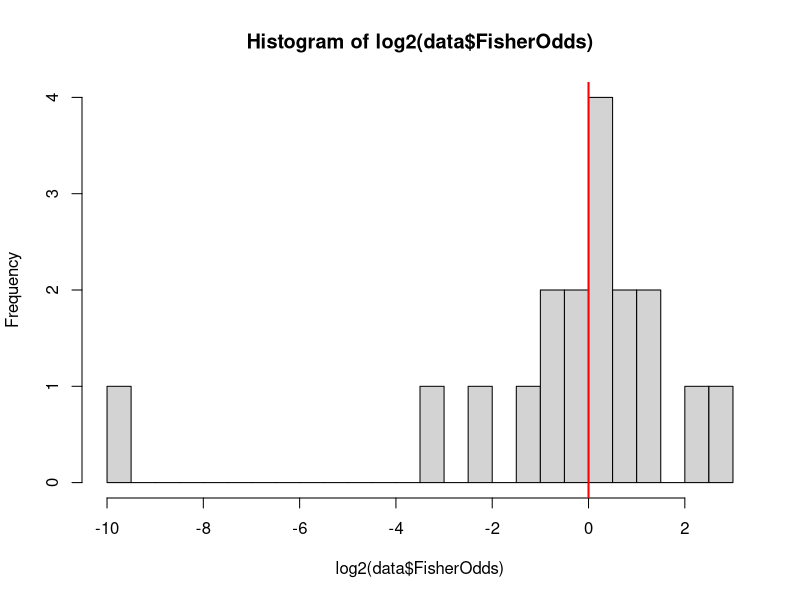
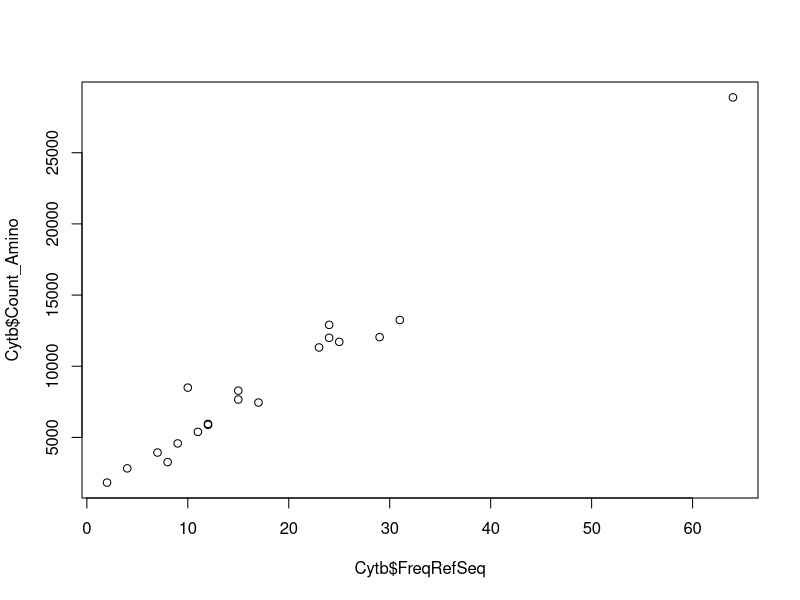

The R source for these figures, in order:
rm(list=ls(all=TRUE)) 

data = read.table("../../Body/1Raw/ComparativeSpeciesTriosFromDima/Pars_Subs.txt", sep = ' ', header = TRUE)
# I need to reformat this table and make it similar to this one: 3Results/Alima04.AsymmetryInCancers.12genes.txt
data$FirstAa = gsub(">(.*)",'',data$Substitution)
data$SecondAa = gsub("(.*)>",'',data$Substitution)

# from one letter to three letter code AA:
A = c("G","A","L","M","F","W","K","Q","E","S","P","V","I","C","Y","H","R","N","D","T","*")
AAA = c("Gly","Ala","Leu","Met","Phe","Trp","Lys","Gln","Glu","Ser","Pro","Val","Ile","Cys","Tyr","His","Arg","Asn","Asp","Thr","Stop")
AA = data.frame(A,AAA)

data = merge(data,AA, by.x = 'FirstAa', by.y = 'A')
data = data[,-c(names(data) == 'FirstAa')]
names(data)[names(data) == 'AAA'] <- 'FirstAa'

data = merge(data,AA, by.x = 'SecondAa', by.y = 'A')
data = data[,-c(names(data) == 'SecondAa')]
names(data)[names(data) == 'AAA'] <- 'SecondAa'
data = data[,-c(names(data) == 'AA')]
data$AaSubst = paste(data$FirstAa,data$SecondAa,sep = '>')
names(data)
data=data[names(data) %in% c('AaSubst','Frequency','Count_Amino')]

#### expectations
exp = read.table("../../Body/2Derived/ExpectedAaSubstitutionDirection20AA.txt", header = TRUE, sep = " ")
first = gsub(">(.*)",'',exp$ExpectedAminoAcidSubstBias)
second = gsub("(.*)>",'',exp$ExpectedAminoAcidSubstBias)
exp$UnexpAaSubst = paste(second,first,sep= '>')
VecOfUnexpAaSubst = exp$UnexpAaSubst
VecOfExpAaSubst = exp$ExpectedAminoAcidSubstBias

DataExp = data[data$AaSubst %in% VecOfExpAaSubst,]
names(DataExp)=c('ExpFreq','ExpAncestor','ExpAaSubst')
for (i in 1:nrow(DataExp)) {DataExp$AaPairId[i] = paste(sort(unlist(strsplit(DataExp$ExpAaSubst[i],'>'))),collapse = '>') }

DataUnexp = data[data$AaSubst %in% VecOfUnexpAaSubst,]
names(DataUnexp)=c('UnexpFreq','UnexpAncestor','UnexpAaSubst')
for (i in 1:nrow(DataUnexp)) {DataUnexp$AaPairId[i] = paste(sort(unlist(strsplit(DataUnexp$UnexpAaSubst[i],'>'))),collapse = '>') }

data = merge(DataExp,DataUnexp, by = 'AaPairId', all = TRUE)
data[is.na(data)] <-0

#### run fisher test:
for (i in 1:nrow(data))
{
X = rbind(c(data$ExpFreq[i],data$ExpAncestor[i]),c(data$UnexpFreq[i],data$UnexpAncestor[i]))
fisher = fisher.test(X)
data$FisherP[i] = fisher$p.value
data$FisherOdds[i] = as.numeric(fisher$estimate)
data$FisherConf1[i] = fisher$conf.int[1]
data$FisherConf2[i] = fisher$conf.int[2]
}

data = data[order(data$FisherOdds),]
data = data[data$UnexpAaSubst != 0 & data$ExpAaSubst != 0,]

summary(data$FisherOdds)
wilcox.test(data$FisherOdds, mu = 1) # p = 0.79
hist(log2(data$FisherOdds), breaks = 20) # p = 0.79
abline(v=0, col = 'red', lwd = 2)

#data$ExpFreq[i]/data$ExpAncestor[i] # 2.15    2.15/1.66 = 1.29
#data$UnexpFreq[i]/data$UnexpAncestor[i] # 1.66

#### strange results - no trend, but really different fluctuations (in both directions). probably, something is wrong with normalization?
### https://www.ncbi.nlm.nih.gov/nuccore/NC_012920
CytbHumanRefSeq = "MTPMRKTNPLMKLINHSFIDLPTPSNISAWWNFGSLLGACLILQITTGLFLAMHYSPDASTAFSSIAHITRDVNYGWIIRYLHANGASMFFICLFLHIGRGLYYGSFLYSETWNIGIILLLATMATAFMGYVLPWGQMSFWGATVITNLLSAIPYIGTDLVQWIWGGYSVDSPTLTRFFTFHFILPFIIAALATLHLLFLHETGSNNPLGITSHSDKITFHPYYTIKDALGLLLFLLSLMTLTLFSPDLLGDPDNYTLANPLNTPPHIKPEWYFLFAYTILRSVPNKLGGVLALLLSILILAMIPILHMSKQQSMMFRPLSQSLYWLLAADLLILTWIGGQPVSYPFTIIGQVASVLYFTTILILMPTISLIENKMLKWA"
CytbAaFreqHumanRefSeq = data.frame(table(unlist(strsplit(CytbHumanRefSeq,split=''))))
names(CytbAaFreqHumanRefSeq)=c('AA','FreqRefSeq')

DataOnceMore = read.table("../../Body/1Raw/ComparativeSpeciesTriosFromDima/Pars_Subs.txt", sep = ' ', header = TRUE)
names(DataOnceMore)
DataOnceMore=unique(DataOnceMore[names(DataOnceMore) %in% c('AA','Count_Amino')])

Cytb = merge(CytbAaFreqHumanRefSeq,DataOnceMore, all = TRUE)  # Ile is absent !!! 
cor.test(Cytb$FreqRefSeq,Cytb$Count_Amino, method = 'spearman') # otherwise it is a good correlation
plot(Cytb$FreqRefSeq,Cytb$Count_Amino)

